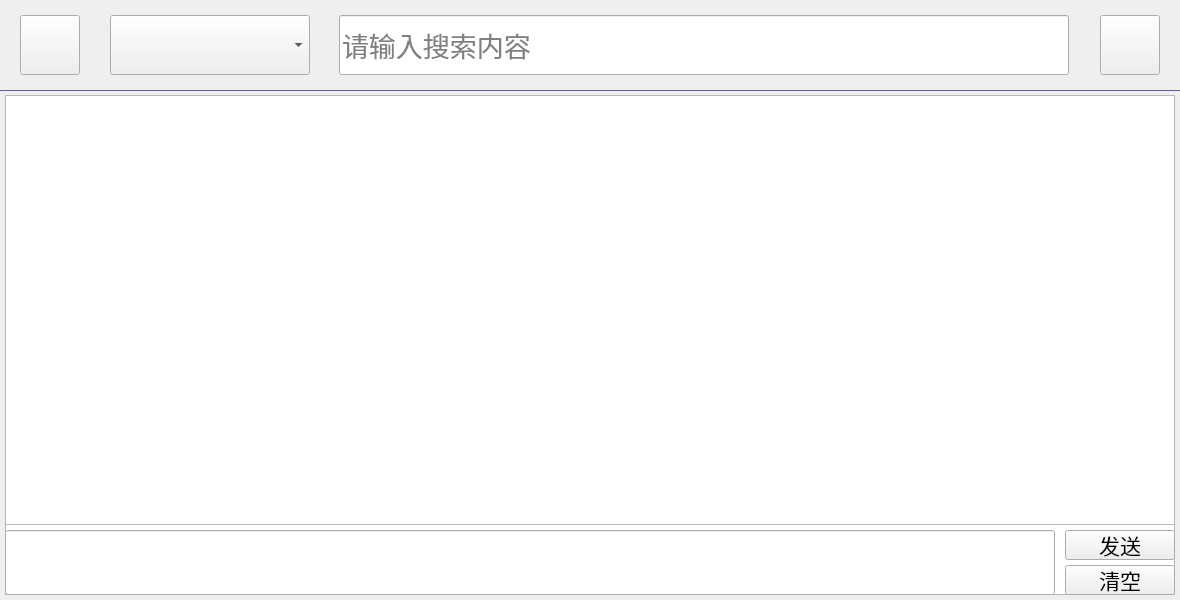
<?xml version="1.0" encoding="UTF-8"?>
<ui version="4.0">
 <class>SEARCH</class>
 <widget class="QWidget" name="SEARCH">
  <property name="geometry">
   <rect>
    <x>0</x>
    <y>0</y>
    <width>1180</width>
    <height>600</height>
   </rect>
  </property>
  <property name="windowTitle">
   <string>Form</string>
  </property>
  <property name="styleSheet">
   <string notr="true"/>
  </property>
  <widget class="QWidget" name="Search" native="true">
   <property name="geometry">
    <rect>
     <x>0</x>
     <y>0</y>
     <width>1180</width>
     <height>81</height>
    </rect>
   </property>
   <property name="styleSheet">
    <string notr="true"/>
   </property>
   <widget class="QPushButton" name="PushButton">
    <property name="geometry">
     <rect>
      <x>1100</x>
      <y>15</y>
      <width>60</width>
      <height>60</height>
     </rect>
    </property>
    <property name="styleSheet">
     <string notr="true"/>
    </property>
    <property name="text">
     <string/>
    </property>
    <property name="icon">
     <iconset resource="Resources.qrc">
      <normaloff>:/Resource/Search.png</normaloff>:/Resource/Search.png</iconset>
    </property>
    <property name="iconSize">
     <size>
      <width>50</width>
      <height>50</height>
     </size>
    </property>
    <property name="flat">
     <bool>false</bool>
    </property>
   </widget>
   <widget class="QLineEdit" name="Text">
    <property name="geometry">
     <rect>
      <x>339</x>
      <y>15</y>
      <width>730</width>
      <height>60</height>
     </rect>
    </property>
    <property name="font">
     <font>
      <family>楷体</family>
      <pointsize>20</pointsize>
     </font>
    </property>
    <property name="styleSheet">
     <string notr="true"/>
    </property>
    <property name="maxLength">
     <number>40</number>
    </property>
    <property name="placeholderText">
     <string>请输入搜索内容</string>
    </property>
   </widget>
   <widget class="QComboBox" name="Select">
    <property name="geometry">
     <rect>
      <x>110</x>
      <y>15</y>
      <width>200</width>
      <height>60</height>
     </rect>
    </property>
    <property name="font">
     <font>
      <family>楷体</family>
      <pointsize>20</pointsize>
     </font>
    </property>
    <property name="styleSheet">
     <string notr="true"/>
    </property>
    <property name="editable">
     <bool>false</bool>
    </property>
    <property name="iconSize">
     <size>
      <width>32</width>
      <height>32</height>
     </size>
    </property>
   </widget>
   <widget class="QPushButton" name="Back">
    <property name="geometry">
     <rect>
      <x>20</x>
      <y>15</y>
      <width>60</width>
      <height>60</height>
     </rect>
    </property>
    <property name="text">
     <string/>
    </property>
    <property name="icon">
     <iconset resource="Resources.qrc">
      <normaloff>:/Resource/Back_Page.png</normaloff>:/Resource/Back_Page.png</iconset>
    </property>
    <property name="iconSize">
     <size>
      <width>50</width>
      <height>50</height>
     </size>
    </property>
    <property name="flat">
     <bool>false</bool>
    </property>
   </widget>
  </widget>
  <widget class="Line" name="line">
   <property name="geometry">
    <rect>
     <x>0</x>
     <y>90</y>
     <width>1180</width>
     <height>1</height>
    </rect>
   </property>
   <property name="styleSheet">
    <string notr="true">background-color: rgb(85, 85, 127);</string>
   </property>
   <property name="orientation">
    <enum>Qt::Horizontal</enum>
   </property>
  </widget>
  <widget class="QListWidget" name="Music_List">
   <property name="geometry">
    <rect>
     <x>5</x>
     <y>95</y>
     <width>1170</width>
     <height>500</height>
    </rect>
   </property>
   <property name="styleSheet">
    <string notr="true"/>
   </property>
  </widget>
  <widget class="QWidget" name="EverDayMusic" native="true">
   <property name="geometry">
    <rect>
     <x>5</x>
     <y>95</y>
     <width>1170</width>
     <height>500</height>
    </rect>
   </property>
   <widget class="QPushButton" name="List_0">
    <property name="geometry">
     <rect>
      <x>50</x>
      <y>50</y>
      <width>150</width>
      <height>150</height>
     </rect>
    </property>
    <property name="minimumSize">
     <size>
      <width>150</width>
      <height>150</height>
     </size>
    </property>
    <property name="maximumSize">
     <size>
      <width>150</width>
      <height>150</height>
     </size>
    </property>
    <property name="styleSheet">
     <string notr="true">border-radius: 10px;</string>
    </property>
    <property name="text">
     <string/>
    </property>
    <property name="iconSize">
     <size>
      <width>140</width>
      <height>140</height>
     </size>
    </property>
    <property name="autoDefault">
     <bool>false</bool>
    </property>
    <property name="default">
     <bool>false</bool>
    </property>
    <property name="flat">
     <bool>false</bool>
    </property>
   </widget>
   <widget class="QPushButton" name="List_1">
    <property name="geometry">
     <rect>
      <x>280</x>
      <y>50</y>
      <width>150</width>
      <height>150</height>
     </rect>
    </property>
    <property name="minimumSize">
     <size>
      <width>150</width>
      <height>150</height>
     </size>
    </property>
    <property name="maximumSize">
     <size>
      <width>150</width>
      <height>150</height>
     </size>
    </property>
    <property name="styleSheet">
     <string notr="true">border-radius: 10px;</string>
    </property>
    <property name="text">
     <string/>
    </property>
    <property name="iconSize">
     <size>
      <width>140</width>
      <height>140</height>
     </size>
    </property>
    <property name="flat">
     <bool>false</bool>
    </property>
   </widget>
   <widget class="QPushButton" name="List_2">
    <property name="geometry">
     <rect>
      <x>510</x>
      <y>50</y>
      <width>150</width>
      <height>150</height>
     </rect>
    </property>
    <property name="minimumSize">
     <size>
      <width>150</width>
      <height>150</height>
     </size>
    </property>
    <property name="maximumSize">
     <size>
      <width>150</width>
      <height>150</height>
     </size>
    </property>
    <property name="styleSheet">
     <string notr="true">border-radius: 10px;</string>
    </property>
    <property name="text">
     <string/>
    </property>
    <property name="iconSize">
     <size>
      <width>140</width>
      <height>140</height>
     </size>
    </property>
    <property name="flat">
     <bool>false</bool>
    </property>
   </widget>
   <widget class="QPushButton" name="List_3">
    <property name="geometry">
     <rect>
      <x>740</x>
      <y>50</y>
      <width>150</width>
      <height>150</height>
     </rect>
    </property>
    <property name="minimumSize">
     <size>
      <width>150</width>
      <height>150</height>
     </size>
    </property>
    <property name="maximumSize">
     <size>
      <width>150</width>
      <height>150</height>
     </size>
    </property>
    <property name="styleSheet">
     <string notr="true">border-radius: 10px;</string>
    </property>
    <property name="text">
     <string/>
    </property>
    <property name="iconSize">
     <size>
      <width>140</width>
      <height>140</height>
     </size>
    </property>
    <property name="flat">
     <bool>false</bool>
    </property>
   </widget>
   <widget class="QPushButton" name="List_4">
    <property name="geometry">
     <rect>
      <x>970</x>
      <y>50</y>
      <width>150</width>
      <height>150</height>
     </rect>
    </property>
    <property name="minimumSize">
     <size>
      <width>150</width>
      <height>150</height>
     </size>
    </property>
    <property name="maximumSize">
     <size>
      <width>150</width>
      <height>150</height>
     </size>
    </property>
    <property name="styleSheet">
     <string notr="true">border-radius: 10px;</string>
    </property>
    <property name="text">
     <string/>
    </property>
    <property name="iconSize">
     <size>
      <width>140</width>
      <height>140</height>
     </size>
    </property>
    <property name="flat">
     <bool>false</bool>
    </property>
   </widget>
   <widget class="QPushButton" name="List_5">
    <property name="geometry">
     <rect>
      <x>50</x>
      <y>300</y>
      <width>150</width>
      <height>150</height>
     </rect>
    </property>
    <property name="minimumSize">
     <size>
      <width>150</width>
      <height>150</height>
     </size>
    </property>
    <property name="maximumSize">
     <size>
      <width>150</width>
      <height>150</height>
     </size>
    </property>
    <property name="styleSheet">
     <string notr="true">border-radius: 10px;</string>
    </property>
    <property name="text">
     <string/>
    </property>
    <property name="iconSize">
     <size>
      <width>140</width>
      <height>140</height>
     </size>
    </property>
    <property name="flat">
     <bool>false</bool>
    </property>
   </widget>
   <widget class="QPushButton" name="List_6">
    <property name="geometry">
     <rect>
      <x>280</x>
      <y>300</y>
      <width>150</width>
      <height>150</height>
     </rect>
    </property>
    <property name="minimumSize">
     <size>
      <width>150</width>
      <height>150</height>
     </size>
    </property>
    <property name="maximumSize">
     <size>
      <width>150</width>
      <height>150</height>
     </size>
    </property>
    <property name="styleSheet">
     <string notr="true">border-radius: 10px;</string>
    </property>
    <property name="text">
     <string/>
    </property>
    <property name="iconSize">
     <size>
      <width>140</width>
      <height>140</height>
     </size>
    </property>
    <property name="flat">
     <bool>false</bool>
    </property>
   </widget>
   <widget class="QPushButton" name="List_7">
    <property name="geometry">
     <rect>
      <x>510</x>
      <y>300</y>
      <width>150</width>
      <height>150</height>
     </rect>
    </property>
    <property name="minimumSize">
     <size>
      <width>150</width>
      <height>150</height>
     </size>
    </property>
    <property name="maximumSize">
     <size>
      <width>150</width>
      <height>150</height>
     </size>
    </property>
    <property name="styleSheet">
     <string notr="true">border-radius: 10px;</string>
    </property>
    <property name="text">
     <string/>
    </property>
    <property name="iconSize">
     <size>
      <width>140</width>
      <height>140</height>
     </size>
    </property>
    <property name="flat">
     <bool>false</bool>
    </property>
   </widget>
   <widget class="QPushButton" name="List_8">
    <property name="geometry">
     <rect>
      <x>740</x>
      <y>300</y>
      <width>150</width>
      <height>150</height>
     </rect>
    </property>
    <property name="minimumSize">
     <size>
      <width>150</width>
      <height>150</height>
     </size>
    </property>
    <property name="maximumSize">
     <size>
      <width>150</width>
      <height>150</height>
     </size>
    </property>
    <property name="styleSheet">
     <string notr="true">border-radius: 10px;</string>
    </property>
    <property name="text">
     <string/>
    </property>
    <property name="iconSize">
     <size>
      <width>140</width>
      <height>140</height>
     </size>
    </property>
    <property name="flat">
     <bool>false</bool>
    </property>
   </widget>
   <widget class="QPushButton" name="List_9">
    <property name="geometry">
     <rect>
      <x>970</x>
      <y>300</y>
      <width>150</width>
      <height>150</height>
     </rect>
    </property>
    <property name="minimumSize">
     <size>
      <width>150</width>
      <height>150</height>
     </size>
    </property>
    <property name="maximumSize">
     <size>
      <width>150</width>
      <height>150</height>
     </size>
    </property>
    <property name="styleSheet">
     <string notr="true">border-radius: 10px;</string>
    </property>
    <property name="text">
     <string/>
    </property>
    <property name="iconSize">
     <size>
      <width>140</width>
      <height>140</height>
     </size>
    </property>
    <property name="flat">
     <bool>false</bool>
    </property>
   </widget>
  </widget>
  <widget class="QWidget" name="Play_Like" native="true">
   <property name="geometry">
    <rect>
     <x>5</x>
     <y>95</y>
     <width>1170</width>
     <height>500</height>
    </rect>
   </property>
   <widget class="QPushButton" name="Play_All">
    <property name="geometry">
     <rect>
      <x>0</x>
      <y>5</y>
      <width>120</width>
      <height>20</height>
     </rect>
    </property>
    <property name="font">
     <font>
      <family>楷体</family>
      <pointsize>12</pointsize>
     </font>
    </property>
    <property name="text">
     <string>播放全部</string>
    </property>
   </widget>
   <widget class="QPushButton" name="Delete">
    <property name="geometry">
     <rect>
      <x>150</x>
      <y>5</y>
      <width>120</width>
      <height>20</height>
     </rect>
    </property>
    <property name="font">
     <font>
      <family>楷体</family>
      <pointsize>12</pointsize>
     </font>
    </property>
    <property name="text">
     <string>删除歌曲</string>
    </property>
   </widget>
   <widget class="QPushButton" name="Download">
    <property name="geometry">
     <rect>
      <x>300</x>
      <y>5</y>
      <width>120</width>
      <height>20</height>
     </rect>
    </property>
    <property name="font">
     <font>
      <family>楷体</family>
      <pointsize>12</pointsize>
     </font>
    </property>
    <property name="text">
     <string>下载歌曲</string>
    </property>
   </widget>
   <widget class="QListWidget" name="Like_Play_List">
    <property name="geometry">
     <rect>
      <x>0</x>
      <y>30</y>
      <width>1170</width>
      <height>470</height>
     </rect>
    </property>
   </widget>
   <widget class="QPushButton" name="Add_Like">
    <property name="geometry">
     <rect>
      <x>450</x>
      <y>5</y>
      <width>120</width>
      <height>20</height>
     </rect>
    </property>
    <property name="font">
     <font>
      <family>楷体</family>
      <pointsize>12</pointsize>
     </font>
    </property>
    <property name="text">
     <string>添加到收藏</string>
    </property>
   </widget>
  </widget>
  <widget class="QWidget" name="Chat_Room" native="true">
   <property name="geometry">
    <rect>
     <x>5</x>
     <y>95</y>
     <width>1170</width>
     <height>500</height>
    </rect>
   </property>
   <widget class="QListWidget" name="Message">
    <property name="geometry">
     <rect>
      <x>0</x>
      <y>0</y>
      <width>1170</width>
      <height>430</height>
     </rect>
    </property>
   </widget>
   <widget class="QPushButton" name="Send">
    <property name="geometry">
     <rect>
      <x>1060</x>
      <y>435</y>
      <width>110</width>
      <height>30</height>
     </rect>
    </property>
    <property name="font">
     <font>
      <family>楷体</family>
      <pointsize>16</pointsize>
     </font>
    </property>
    <property name="text">
     <string>发送</string>
    </property>
   </widget>
   <widget class="QLineEdit" name="Input">
    <property name="geometry">
     <rect>
      <x>0</x>
      <y>435</y>
      <width>1050</width>
      <height>65</height>
     </rect>
    </property>
    <property name="font">
     <font>
      <family>楷体</family>
      <pointsize>20</pointsize>
     </font>
    </property>
    <property name="inputMask">
     <string/>
    </property>
   </widget>
   <widget class="QPushButton" name="Clear">
    <property name="geometry">
     <rect>
      <x>1060</x>
      <y>470</y>
      <width>110</width>
      <height>30</height>
     </rect>
    </property>
    <property name="font">
     <font>
      <family>楷体</family>
      <pointsize>16</pointsize>
     </font>
    </property>
    <property name="text">
     <string>清空</string>
    </property>
   </widget>
  </widget>
  <zorder>Music_List</zorder>
  <zorder>Search</zorder>
  <zorder>line</zorder>
  <zorder>EverDayMusic</zorder>
  <zorder>Play_Like</zorder>
  <zorder>Chat_Room</zorder>
 </widget>
 <resources>
  <include location="Resources.qrc"/>
 </resources>
 <connections/>
</ui>
